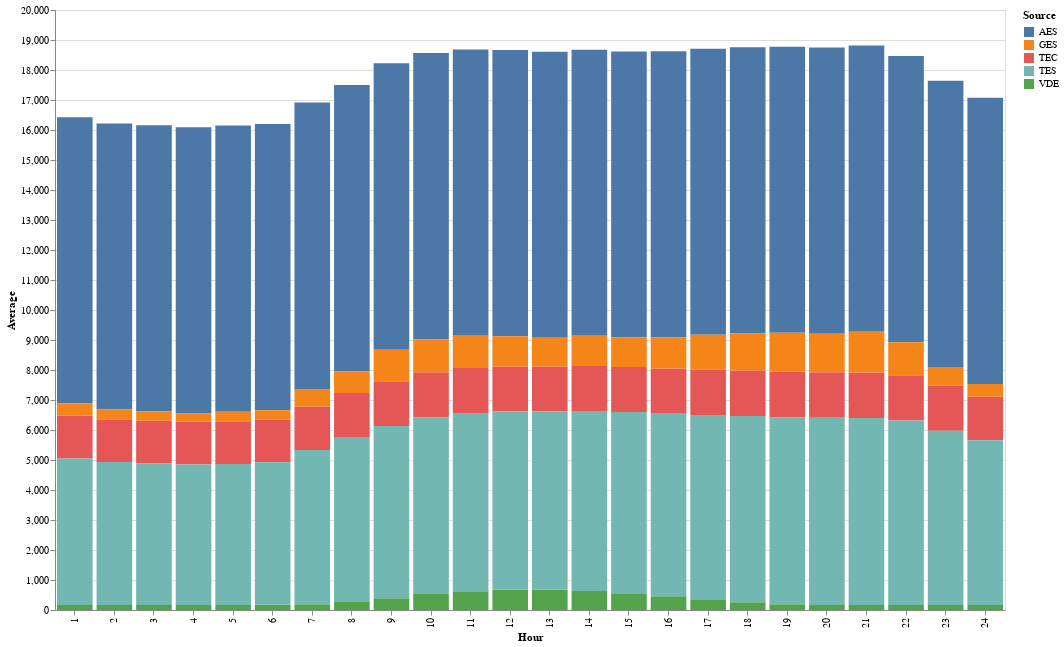

Write notebook code for a chart like this one.
### Code cell
alt.Chart(hourly_gen_df).mark_bar().encode(
    x = alt.X('Hour:O'),
    y = alt.Y('Average:Q'),
    tooltip = alt.Tooltip('Average'),
    color = alt.Color('Source:N'),
).properties(width = 950, height = 600)

### Figure 1 — Vega-Lite specification as saved in the notebook (floating-point values rounded to 4 significant figures)
{"config": {"view": {"continuousWidth": 400, "continuousHeight": 300}}, "data": {"name": "data-c8b4ebb5fd3d1d48d4b2e3a89e1062ce"}, "mark": "bar", "encoding": {"color": {"type": "nominal", "field": "Source"}, "tooltip": {"type": "quantitative", "field": "Average"}, "x": {"type": "ordinal", "field": "Hour"}, "y": {"type": "quantitative", "field": "Average"}}, "height": 600, "width": 950, "$schema": "https://vega.github.io/schema/vega-lite/v4.8.1.json", "datasets": {"data-c8b4ebb5fd3d1d48d4b2e3a89e1062ce": [{"Hour": 24, "Source": "AES", "Average": 9540.0}, {"Hour": 24, "Source": "TEC", "Average": 1445.0}, {"Hour": 24, "Source": "VDE", "Average": 165.0}, {"Hour": 24, "Source": "TES", "Average": 5495.0}, {"Hour": 24, "Source": "GES", "Average": 427.8}, {"Hour": 23, "Source": "AES", "Average": 9543.0}, {"Hour": 23, "Source": "TEC", "Average": 1500.0}, {"Hour": 23, "Source": "VDE", "Average": 164.2}, {"Hour": 23, "Source": "TES", "Average": 5808.0}, {"Hour": 23, "Source": "GES", "Average": 629.1}, {"Hour": 22, "Source": "AES", "Average": 9543.0}, {"Hour": 22, "Source": "TEC", "Average": 1513.0}, {"Hour": 22, "Source": "VDE", "Average": 163.6}, {"Hour": 22, "Source": "TES", "Average": 6150.0}, {"Hour": 22, "Source": "GES", "Average": 1099.0}, {"Hour": 21, "Source": "AES", "Average": 9542.0}, {"Hour": 21, "Source": "TEC", "Average": 1517.0}, {"Hour": 21, "Source": "VDE", "Average": 163.1}, {"Hour": 21, "Source": "TES", "Average": 6237.0}, {"Hour": 21, "Source": "GES", "Average": 1358.0}, {"Hour": 20, "Source": "AES", "Average": 9541.0}, {"Hour": 20, "Source": "TEC", "Average": 1518.0}, {"Hour": 20, "Source": "VDE", "Average": 167.1}, {"Hour": 20, "Source": "TES", "Average": 6243.0}, {"Hour": 20, "Source": "GES", "Average": 1284.0}, {"Hour": 19, "Source": "AES", "Average": 9537.0}, {"Hour": 19, "Source": "TEC", "Average": 1518.0}, {"Hour": 19, "Source": "VDE", "Average": 195.5}, {"Hour": 19, "Source": "TES", "Average": 6233.0}, {"Hour": 19, "Source": "GES", "Average": 1292.0}, {"Hour": 18, "Source": "AES", "Average": 9534.0}, {"Hour": 18, "Source": "TEC", "Average": 1516.0}, {"Hour": 18, "Source": "VDE", "Average": 261.1}, {"Hour": 18, "Source": "TES", "Average": 6204.0}, {"Hour": 18, "Source": "GES", "Average": 1242.0}, {"Hour": 17, "Source": "AES", "Average": 9533.0}, {"Hour": 17, "Source": "TEC", "Average": 1511.0}, {"Hour": 17, "Source": "VDE", "Average": 357.4}, {"Hour": 17, "Source": "TES", "Average": 6143.0}, {"Hour": 17, "Source": "GES", "Average": 1166.0}, {"Hour": 16, "Source": "AES", "Average": 9532.0}, {"Hour": 16, "Source": "TEC", "Average": 1505.0}, {"Hour": 16, "Source": "VDE", "Average": 459.4}, {"Hour": 16, "Source": "TES", "Average": 6081.0}, {"Hour": 16, "Source": "GES", "Average": 1048.0}, {"Hour": 15, "Source": "AES", "Average": 9533.0}, {"Hour": 15, "Source": "TEC", "Average": 1501.0}, {"Hour": 15, "Source": "VDE", "Average": 561.8}, {"Hour": 15, "Source": "TES", "Average": 6039.0}, {"Hour": 15, "Source": "GES", "Average": 978.0}, {"Hour": 14, "Source": "AES", "Average": 9534.0}, {"Hour": 14, "Source": "TEC", "Average": 1497.0}, {"Hour": 14, "Source": "VDE", "Average": 634.3}, {"Hour": 14, "Source": "TES", "Average": 5999.0}, {"Hour": 14, "Source": "GES", "Average": 1007.0}, {"Hour": 13, "Source": "AES", "Average": 9535.0}, {"Hour": 13, "Source": "TEC", "Average": 1493.0}, {"Hour": 13, "Source": "VDE", "Average": 676.2}, {"Hour": 13, "Source": "TES", "Average": 5949.0}, {"Hour": 13, "Source": "GES", "Average": 958.5}, {"Hour": 12, "Source": "AES", "Average": 9541.0}, {"Hour": 12, "Source": "TEC", "Average": 1496.0}, {"Hour": 12, "Source": "VDE", "Average": 675.2}, {"Hour": 12, "Source": "TES", "Average": 5949.0}, {"Hour": 12, "Source": "GES", "Average": 1003.0}, {"Hour": 11, "Source": "AES", "Average": 9545.0}, {"Hour": 11, "Source": "TEC", "Average": 1499.0}, {"Hour": 11, "Source": "VDE", "Average": 623.2}, {"Hour": 11, "Source": "TES", "Average": 5946.0}, {"Hour": 11, "Source": "GES", "Average": 1072.0}, {"Hour": 10, "Source": "AES", "Average": 9548.0}, {"Hour": 10, "Source": "TEC", "Average": 1501.0}, {"Hour": 10, "Source": "VDE", "Average": 529.5}, {"Hour": 10, "Source": "TES", "Average": 5897.0}, {"Hour": 10, "Source": "GES", "Average": 1088.0}, {"Hour": 9, "Source": "AES", "Average": 9550.0}, {"Hour": 9, "Source": "TEC", "Average": 1499.0}, {"Hour": 9, "Source": "VDE", "Average": 389.4}, {"Hour": 9, "Source": "TES", "Average": 5740.0}, {"Hour": 9, "Source": "GES", "Average": 1048.0}, {"Hour": 8, "Source": "AES", "Average": 9550.0}, {"Hour": 8, "Source": "TEC", "Average": 1489.0}, {"Hour": 8, "Source": "VDE", "Average": 266.0}, {"Hour": 8, "Source": "TES", "Average": 5477.0}, {"Hour": 8, "Source": "GES", "Average": 720.1}, {"Hour": 7, "Source": "AES", "Average": 9544.0}, {"Hour": 7, "Source": "TEC", "Average": 1449.0}, {"Hour": 7, "Source": "VDE", "Average": 194.4}, {"Hour": 7, "Source": "TES", "Average": 5139.0}, {"Hour": 7, "Source": "GES", "Average": 587.6}, {"Hour": 6, "Source": "AES", "Average": 9537.0}, {"Hour": 6, "Source": "TEC", "Average": 1426.0}, {"Hour": 6, "Source": "VDE", "Average": 173.4}, {"Hour": 6, "Source": "TES", "Average": 4753.0}, {"Hour": 6, "Source": "GES", "Average": 307.2}, {"Hour": 5, "Source": "AES", "Average": 9535.0}, {"Hour": 5, "Source": "TEC", "Average": 1426.0}, {"Hour": 5, "Source": "VDE", "Average": 165.1}, {"Hour": 5, "Source": "TES", "Average": 4698.0}, {"Hour": 5, "Source": "GES", "Average": 323.3}, {"Hour": 4, "Source": "AES", "Average": 9532.0}, {"Hour": 4, "Source": "TEC", "Average": 1424.0}, {"Hour": 4, "Source": "VDE", "Average": 164.2}, {"Hour": 4, "Source": "TES", "Average": 4685.0}, {"Hour": 4, "Source": "GES", "Average": 290.0}, {"Hour": 3, "Source": "AES", "Average": 9530.0}, {"Hour": 3, "Source": "TEC", "Average": 1425.0}, {"Hour": 3, "Source": "VDE", "Average": 164.7}, {"Hour": 3, "Source": "TES", "Average": 4722.0}, {"Hour": 3, "Source": "GES", "Average": 314.6}, {"Hour": 2, "Source": "AES", "Average": 9531.0}, {"Hour": 2, "Source": "TEC", "Average": 1425.0}, {"Hour": 2, "Source": "VDE", "Average": 164.8}, {"Hour": 2, "Source": "TES", "Average": 4773.0}, {"Hour": 2, "Source": "GES", "Average": 325.8}, {"Hour": 1, "Source": "AES", "Average": 9534.0}, {"Hour": 1, "Source": "TEC", "Average": 1429.0}, {"Hour": 1, "Source": "VDE", "Average": 164.2}, {"Hour": 1, "Source": "TES", "Average": 4883.0}, {"Hour": 1, "Source": "GES", "Average": 413.7}]}}
